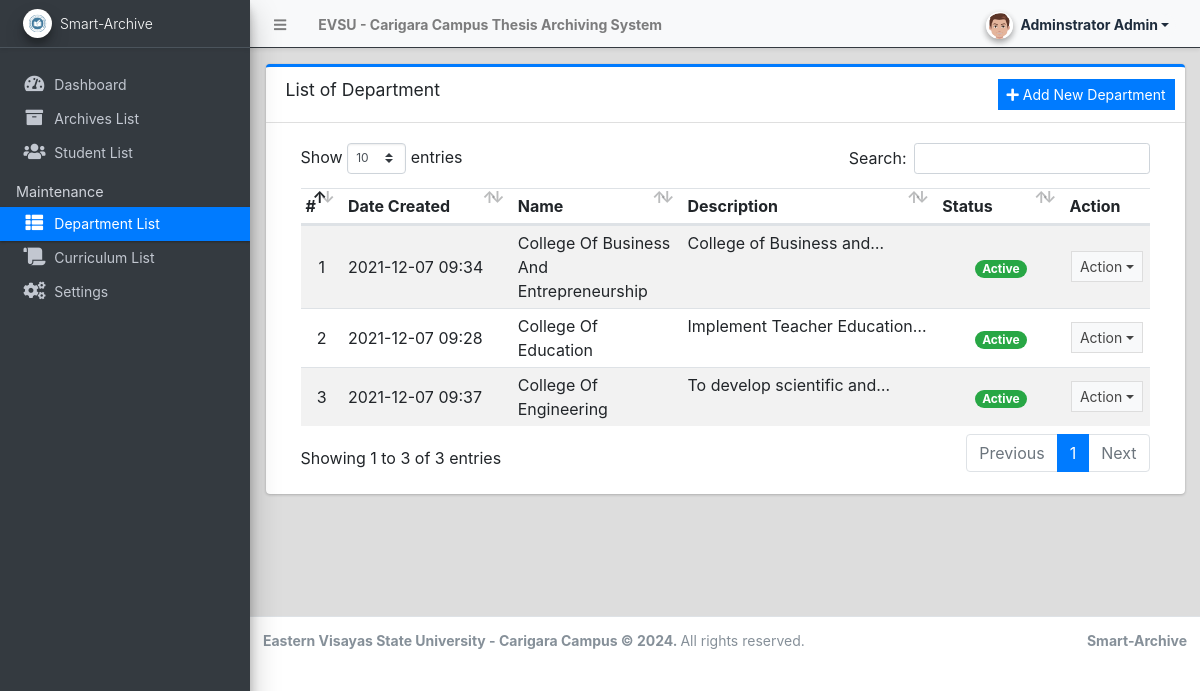
/admin/?page=departments (signed in), run on the app's committed database.
### tables this page shows
CREATE TABLE `department_list` (
  `id` int(30) NOT NULL,
  `name` text NOT NULL,
  `description` text NOT NULL,
  `status` tinyint(1) NOT NULL DEFAULT 1,
  `date_created` datetime NOT NULL DEFAULT current_timestamp(),
  `date_updated` datetime DEFAULT NULL ON UPDATE current_timestamp()
);

### config.php (called while the page is built, shortened)
<?php
require_once('classes/DBConnection.php');
require_once('classes/SystemSettings.php');
function validate_image($file){
	if(!empty($file)){
        $ex = explode('?',$file);
        $file = $ex[0];
        $param =  isset($ex[1]) ? '?'.$ex[1]  : '';
		if(is_file(base_app.$file)){
			return base_url.$file.$param;
		}else{
			return base_url.'dist/img/no-image-available.png';
		}
	}else{
		return base_url.'dist/img/no-image-available.png';
	}
}
function isMobileDevice(){
    $aMobileUA = array(
        '/iphone/i' => 'iPhone',
        '/ipod/i' => 'iPod',
        '/ipad/i' => 'iPad',
        '/android/i' => 'Android',
        '/blackberry/i' => 'BlackBerry',
        '/webos/i' => 'Mobile'
    );
    return false;
}
?>

### classes/DBConnection.php (called while the page is built, shortened)
<?php
class DBConnection{
    private $host = DB_SERVER;
    private $username = DB_USERNAME;
    private $password = DB_PASSWORD;
    private $database = DB_NAME;
    public $conn;
    public function __construct(){
        if (!isset($this->conn)) {
            $this->conn = new mysqli($this->host, $this->username, $this->password, $this->database);
        }
    }
}
?>

### classes/SystemSettings.php (called while the page is built, shortened)
<?php
class SystemSettings extends DBConnection{
	function userdata($field = ''){
		if(!empty($field)){
			if(isset($_SESSION['userdata'][$field]))
				return $_SESSION['userdata'][$field];
			else
				return null;
		}else{
			return false;
		}
	}
	function info($field=''){
		if(!empty($field)){
			if(isset($_SESSION['system_info'][$field]))
				return $_SESSION['system_info'][$field];
			else
				return false;
		}else{
			return false;
		}
	}
}
$_settings = new SystemSettings();
?>

### admin/departments/index.php (the view, shortened to what this page needs)
<div class="card card-outline card-primary">
	<div class="card-header">
		<h3 class="card-title">List of Department</h3>
		<div class="card-tools">
			<a href="javascript:void(0)" id="create_new" class="btn btn-flat btn-sm btn-primary"><span class="fas fa-plus"></span>  Add New Department</a>
		</div>
	</div>
	<div class="card-body">
		<div class="container-fluid">
        <div class="container-fluid">
			<table class="table table-hover table-striped">
				<colgroup>
					<col width="5%">
					<col width="20%">
					<col width="20%">
					<col width="30%">
					<col width="15%">
					<col width="10%">
				</colgroup>
				<thead>
					<tr>
						<th>#</th>
						<th>Date Created</th>
						<th>Name</th>
						<th>Description</th>
						<th>Status</th>
						<th>Action</th>
					</tr>
				</thead>
				<tbody>
					<?php
						$i = 1;
						$qry = $conn->query("SELECT * from `department_list`order by `name` asc ");
						while($row = $qry->fetch_assoc()):
					?>
						<tr>
							<td class="text-center"><?php echo $i++; ?></td>
							<td class=""><?php echo date("Y-m-d H:i",strtotime($row['date_created'])) ?></td>
							<td><?php echo ucwords($row['name']) ?></td>
							<td class="truncate-1"><?php echo $row['description'] ?></td>
							<td class="text-center">
                                <?php
                                    switch($row['status']){
                                        case '1':
                                            echo "<span class='badge badge-success badge-pill'>Active</span>";
                                            break;
                                    }
                                ?>
                            </td>
							<td align="center">
								 <button type="button" class="btn btn-flat btn-default btn-sm dropdown-toggle dropdown-icon" data-toggle="dropdown">
				                  		Action
				                  </button>
							</td>
						</tr>
					<?php endwhile; ?>
				</tbody>
			</table>
		</div>
		</div>
	</div>
</div>

### admin/index.php (shortened to what this page needs)
<?php require_once('../config.php'); ?>
 <!DOCTYPE html>
<html lang="en" class="" style="height: auto;">
<?php require_once('inc/header.php') ?>
  <body class="sidebar-mini layout-fixed control-sidebar-slide-open layout-navbar-fixed sidebar-mini-md sidebar-mini-xs" data-new-gr-c-s-check-loaded="14.991.0" data-gr-ext-installed="" style="height: auto;">
    <div class="wrapper">
     <?php require_once('inc/topBarNav.php') ?>
     <?php require_once('inc/navigation.php') ?>
     <?php $page = isset($_GET['page']) ? $_GET['page'] : 'home';  ?>
      <div class="content-wrapper pt-3" style="min-height: 567.854px;">
        <section class="content ">
          <div class="container-fluid">
            <?php
              if(!file_exists($page.".php") && !is_dir($page)){
                  include '404.html';
              }else{
                if(is_dir($page))
                  include $page.'/index.php';
                else
                  include $page.'.php';
              }
            ?>
          </div>
        </section>
      </div>
      <?php require_once('inc/footer.php') ?>
  </body>
</html>

### admin/inc/header.php (shortened to what this page needs)
<head>
    <link rel="stylesheet" href="<?php echo base_url ?>plugins/fontawesome-free/css/all.min.css">
    <link rel="stylesheet" href="<?php echo base_url ?>plugins/tempusdominus-bootstrap-4/css/tempusdominus-bootstrap-4.min.css">
  <link rel="stylesheet" href="<?php echo base_url ?>plugins/datatables-bs4/css/dataTables.bootstrap4.min.css">
  <link rel="stylesheet" href="<?php echo base_url ?>plugins/datatables-responsive/css/responsive.bootstrap4.min.css">
  <link rel="stylesheet" href="<?php echo base_url ?>plugins/datatables-buttons/css/buttons.bootstrap4.min.css">
  <link rel="stylesheet" href="<?php echo base_url ?>plugins/select2/css/select2.min.css">
  <link rel="stylesheet" href="<?php echo base_url ?>plugins/select2-bootstrap4-theme/select2-bootstrap4.min.css">
    <link rel="stylesheet" href="<?php echo base_url ?>plugins/icheck-bootstrap/icheck-bootstrap.min.css">
    <link rel="stylesheet" href="<?php echo base_url ?>plugins/jqvmap/jqvmap.min.css">
    <link rel="stylesheet" href="<?php echo base_url ?>dist/css/adminlte.css">
    <link rel="stylesheet" href="<?php echo base_url ?>dist/css/custom.css">
    <link rel="stylesheet" href="<?php echo base_url ?>plugins/overlayScrollbars/css/OverlayScrollbars.min.css">
    <link rel="stylesheet" href="<?php echo base_url ?>plugins/daterangepicker/daterangepicker.css">
    <link rel="stylesheet" href="<?php echo base_url ?>plugins/summernote/summernote-bs4.min.css">
  <link rel="stylesheet" href="<?php echo base_url ?>plugins/sweetalert2-theme-bootstrap-4/bootstrap-4.min.css">
  </head>

### admin/inc/topBarNav.php (shortened to what this page needs)
<nav class="main-header navbar navbar-expand navbar-light border  border-dark border-top-0  border-left-0 border-right-0 navbar-light text-sm shadow-sm">
  <ul class="navbar-nav">
    <li class="nav-item">
    <a class="nav-link" data-widget="pushmenu" href="#" role="button"><i class="fas fa-bars"></i></a>
    </li>
    <li class="nav-item d-none d-sm-inline-block">
      <a href="<?php echo base_url ?>" class="nav-link"><b><?php echo (!isMobileDevice()) ? $_settings->info('name'):$_settings->info('short_name'); ?></b></a>
    </li>
  </ul>
  <ul class="navbar-nav ml-auto">
    <li class="nav-item">
      <div class="btn-group nav-link">
            <button type="button" class="btn btn-rounded badge badge-light dropdown-toggle dropdown-icon" data-toggle="dropdown">
              <span><img src="<?php echo validate_image($_settings->userdata('avatar')) ?>" class="img-circle elevation-2 user-img" alt="User Image"></span>
              <span class="ml-3"><?php echo ucwords($_settings->userdata('firstname').' '.$_settings->userdata('lastname')) ?></span>
            </button>
        </div>
    </li>
  </ul>
</nav>

### admin/inc/navigation.php (shortened to what this page needs)
<aside class="main-sidebar sidebar-dark-primary elevation-4 sidebar-no-expand bg-dark">
  <a href="<?php echo base_url ?>admin" class="brand-link bg-transparent text-sm shadow-sm">
  <img src="<?php echo validate_image($_settings->info('logo'))?>" alt="Store Logo" class="brand-image img-circle elevation-3 bg-black" style="width: 1.8rem;height: 1.8rem;max-height: unset;object-fit:scale-down;object-position:center center">
  <span class="brand-text font-weight-light"><?php echo $_settings->info('short_name') ?></span>
  </a>
  <div class="sidebar os-host os-theme-light os-host-overflow os-host-overflow-y os-host-resize-disabled os-host-transition os-host-scrollbar-horizontal-hidden">
    <div class="os-content-glue" style="margin: 0px -8px; width: 249px; height: 646px;"></div>
    <div class="os-padding">
      <div class="os-viewport os-viewport-native-scrollbars-invisible" style="overflow-y: scroll;">
        <div class="os-content" style="padding: 0px 8px; height: 100%; width: 100%;">
          <nav class="mt-4">
             <ul class="nav nav-pills nav-sidebar flex-column text-sm nav-compact nav-flat nav-child-indent nav-collapse-hide-child" data-widget="treeview" role="menu" data-accordion="false">
              <li class="nav-item dropdown">
                <a href="./" class="nav-link nav-home">
                  <i class="nav-icon fas fa-tachometer-alt"></i>
                  <p>
                    Dashboard
                  </p>
                </a>
              </li>
              <li class="nav-item">
                <a href="<?php echo base_url ?>admin/?page=archives" class="nav-link nav-archives">
                  <i class="nav-icon fas fa-archive"></i>
                  <p>
                    Archives List
                  </p>
                </a>
              </li>
              <li class="nav-item">
                <a href="<?php echo base_url ?>admin/?page=students" class="nav-link nav-students">
                  <i class="nav-icon fas fa-users"></i>
                  <p>
                    Student List
                  </p>
                </a>
              </li>
              <?php if($_settings->userdata('type') == 1): ?>
              <li class="nav-header">Maintenance</li>
              <li class="nav-item dropdown">
                <a href="<?php echo base_url ?>admin/?page=departments" class="nav-link nav-departments">
                  <i class="nav-icon fas fa-th-list"></i>
                  <p>
                    Department List
                  </p>
                </a>
              </li>
              <li class="nav-item dropdown">
                <a href="<?php echo base_url ?>admin/?page=curriculum" class="nav-link nav-curriculum">
                  <i class="nav-icon fas fa-scroll"></i>
                  <p>
                    Curriculum List
                  </p>
                </a>
              </li>
              <li class="nav-item dropdown">
                <a href="<?php echo base_url ?>admin/?page=system_info" class="nav-link nav-system_info">
                  <i class="nav-icon fas fa-cogs"></i>
                  <p>
                    Settings
                  </p>
                </a>
              </li>
              <?php endif; ?>
            </ul>
          </nav>
        </div>
      </div>
    </div>
  </div>
</aside>

### admin/inc/footer.php (shortened to what this page needs)
<footer class="main-footer text-sm">
        <strong>Eastern Visayas State University - Carigara Campus © <?php echo date('Y') ?>.
        </strong>
        All rights reserved.
        <div class="float-right d-none d-sm-inline-block">
          <b><?php echo $_settings->info('short_name') ?>
        </div>
      </footer>
    </div>

### admin/inc/topBarNav.php (style rules this page uses)
.user-img { position: absolute; height: 27px; width: 27px; object-fit: cover; left: -7%; top: -12%; }
.btn-rounded { border-radius: 50px; }

### data on the page
department_list: date_created "2021-12-07 09:34", name "College Of Business And Entrepreneurship", description "College of Business…", status "Active"
department_list: date_created "2021-12-07 09:28", name "College Of Education", description "Implement Teacher…", status "Active"
department_list: date_created "2021-12-07 09:37", name "College Of Engineering", description "To develop scientific…", status "Active"

### other printed values
$_settings->info('name') "EVSU - Carigara Campus Thesis Archiving System"
$_settings->userdata('firstname').' '.$_settings->userdata('lastname') "Adminstrator Admin"
$_settings->info('short_name') "Smart-Archive"
